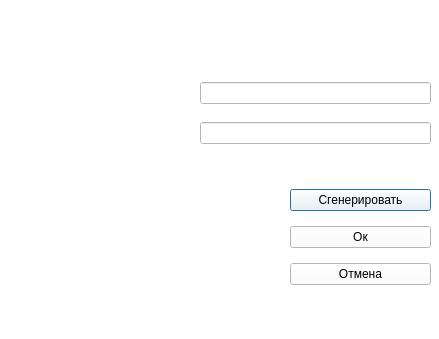
<?xml version="1.0" encoding="UTF-8"?>
<ui version="4.0">
 <class>Dialog</class>
 <widget class="QDialog" name="Dialog">
  <property name="geometry">
   <rect>
    <x>0</x>
    <y>0</y>
    <width>439</width>
    <height>339</height>
   </rect>
  </property>
  <property name="windowTitle">
   <string>AddPassword</string>
  </property>
  <property name="styleSheet">
   <string notr="true">background-color: white;
color: black;
</string>
  </property>
  <property name="sizeGripEnabled">
   <bool>false</bool>
  </property>
  <widget class="QLabel" name="Image">
   <property name="geometry">
    <rect>
     <x>0</x>
     <y>-10</y>
     <width>321</width>
     <height>361</height>
    </rect>
   </property>
   <property name="text">
    <string/>
   </property>
   <property name="pixmap">
    <pixmap>../img/sabura2.png</pixmap>
   </property>
   <property name="scaledContents">
    <bool>true</bool>
   </property>
  </widget>
  <widget class="QWidget" name="verticalLayoutWidget">
   <property name="geometry">
    <rect>
     <x>290</x>
     <y>180</y>
     <width>141</width>
     <height>117</height>
    </rect>
   </property>
   <layout class="QVBoxLayout" name="verticalLayout">
    <item>
     <widget class="QPushButton" name="GeneratePassword">
      <property name="text">
       <string>Сгенерировать</string>
      </property>
     </widget>
    </item>
    <item>
     <widget class="QPushButton" name="OkButton">
      <property name="text">
       <string>Ок</string>
      </property>
     </widget>
    </item>
    <item>
     <widget class="QPushButton" name="CancelButton">
      <property name="text">
       <string>Отмена</string>
      </property>
     </widget>
    </item>
   </layout>
  </widget>
  <widget class="QWidget" name="verticalLayoutWidget_2">
   <property name="geometry">
    <rect>
     <x>200</x>
     <y>70</y>
     <width>231</width>
     <height>86</height>
    </rect>
   </property>
   <layout class="QVBoxLayout" name="verticalLayout_2">
    <item>
     <widget class="QLineEdit" name="LoginLine"/>
    </item>
    <item>
     <widget class="QLineEdit" name="PasswordLine">
      <property name="echoMode">
       <enum>QLineEdit::EchoMode::Password</enum>
      </property>
     </widget>
    </item>
   </layout>
  </widget>
 </widget>
 <resources/>
 <connections/>
</ui>
